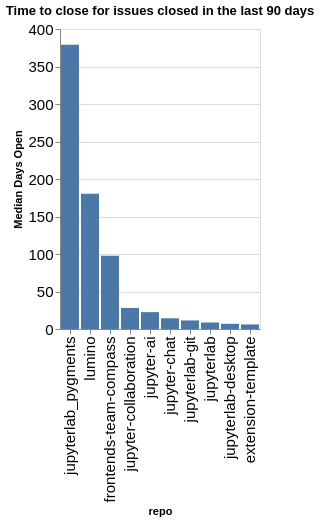

The cell this chart's notebook holds for it:
### Code cell
time_open = closed.groupby(['org', 'repo']).agg({'time_open': 'median'}).reset_index()
time_open['time_open'] = time_open['time_open'] / (60 * 60 * 24)
time_open['org/repo'] = time_open.apply(lambda a: a['org'] + '/' + a['repo'], axis=1)
sorted_vals = time_open.sort_values(['org', 'time_open'], ascending=False)['repo'].values
alt.Chart(data=time_open, title=f"Time to close for issues closed in the last {n_days} days").mark_bar().encode(
    x=alt.X('repo', sort=alt.Sort(sorted_vals.tolist())),
    y=alt.Y('time_open', title="Median Days Open"),
)

### Figure 1 — Vega-Lite specification as saved in the notebook (floating-point values rounded to 4 significant figures)
{"config": {"axisLeft": {"labelFontSize": 15}, "axisBottom": {"labelFontSize": 15}}, "data": {"name": "data-9429440a7c39caffc0d0decbe650024c"}, "mark": {"type": "bar"}, "encoding": {"x": {"field": "repo", "sort": ["jupyterlab_pygments", "lumino", "frontends-team-compass", "jupyter-collaboration", "jupyter-ai", "jupyter-chat", "jupyterlab-git", "jupyterlab", "jupyterlab-desktop", "extension-template"], "type": "nominal"}, "y": {"field": "time_open", "title": "Median Days Open", "type": "quantitative"}}, "title": "Time to close for issues closed in the last 90 days", "$schema": "https://vega.github.io/schema/vega-lite/v5.20.1.json", "datasets": {"data-9429440a7c39caffc0d0decbe650024c": [{"org": "jupyterlab", "repo": "extension-template", "time_open": 6.079, "org/repo": "jupyterlab/extension-template"}, {"org": "jupyterlab", "repo": "frontends-team-compass", "time_open": 97.81, "org/repo": "jupyterlab/frontends-team-compass"}, {"org": "jupyterlab", "repo": "jupyter-ai", "time_open": 22.5, "org/repo": "jupyterlab/jupyter-ai"}, {"org": "jupyterlab", "repo": "jupyter-chat", "time_open": 14.27, "org/repo": "jupyterlab/jupyter-chat"}, {"org": "jupyterlab", "repo": "jupyter-collaboration", "time_open": 28.1, "org/repo": "jupyterlab/jupyter-collaboration"}, {"org": "jupyterlab", "repo": "jupyterlab", "time_open": 8.647, "org/repo": "jupyterlab/jupyterlab"}, {"org": "jupyterlab", "repo": "jupyterlab-desktop", "time_open": 6.942, "org/repo": "jupyterlab/jupyterlab-desktop"}, {"org": "jupyterlab", "repo": "jupyterlab-git", "time_open": 11.42, "org/repo": "jupyterlab/jupyterlab-git"}, {"org": "jupyterlab", "repo": "jupyterlab_pygments", "time_open": 378.8, "org/repo": "jupyterlab/jupyterlab_pygments"}, {"org": "jupyterlab", "repo": "lumino", "time_open": 180.5, "org/repo": "jupyterlab/lumino"}]}}
